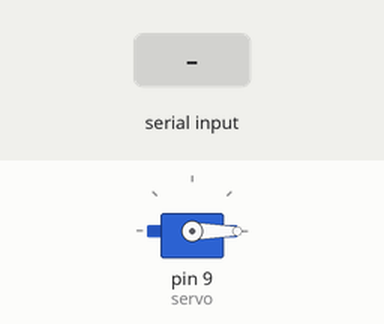
Simulated run of this sketch. Board: Arduino Uno, built with avr-gcc and run on an emulated ATmega328P. Shown: servo. Inputs (shaded band) come from the test bench.

Above: at 2.8 s.
2.9 s: "90,45\n" received over the second serial link
At 4.6 s:
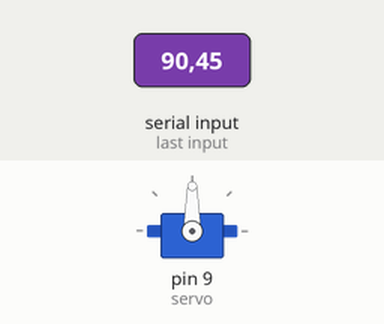
5.5 s: "30,150\n" received over the second serial link
At 8.2 s:
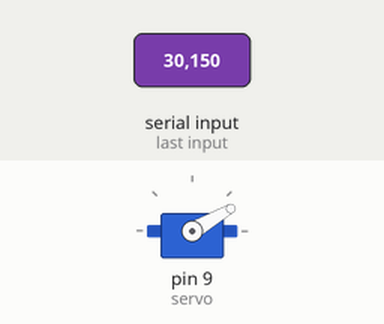
8.5 s: "200\n" received over the second serial link
At 10.9 s:
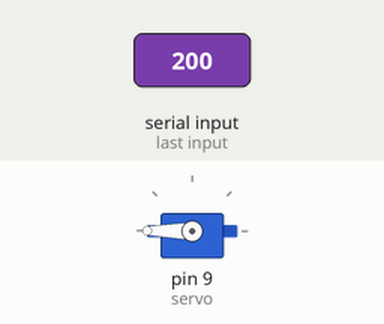
11.5 s: "90\n" received over the second serial link
At 13.4 s:
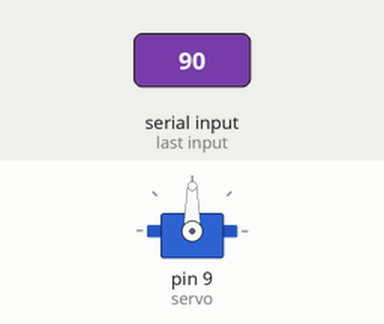
Timing chart, 0 to 14.9 s (numbered marks = the images above; inputs shaded):
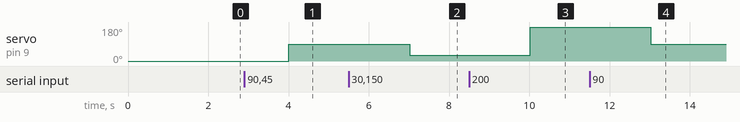

The sketch:

bluetooth_test.ino
```cpp
#include <SoftwareSerial.h>
#include "Servo.h"
Servo servo;

int angl_rotation;

String BT_msg;
String USB_msg;

SoftwareSerial BTSerial(10,11);//  RX--10 et TX--11


void setup() {
  // put your setup code here, to run once:
  //Serial.begin(9600);
  servo.attach(9);
  BTSerial.begin(9600);


}

void loop() {
  // put your main code here, to run repeatedly:
  while (BTSerial.available()){
    BT_msg = BTSerial.readString();
    BTSerial.println(BT_msg);
    }

    angl_rotation = BT_msg.toInt();
    servo.write(angl_rotation);
    delay(1000);


}
```

Measured:
- after the input at 2.9 s, servo on pin 9 (servo): 0° → 90° after 1.1 s
- after the input at 5.5 s, servo on pin 9 (servo): 90° → 30° after 1.5 s
- after the input at 8.5 s, servo on pin 9 (servo): 30° → 180° after 1.5 s
- after the input at 11.5 s, servo on pin 9 (servo): 180° → 90° after 1.5 s
